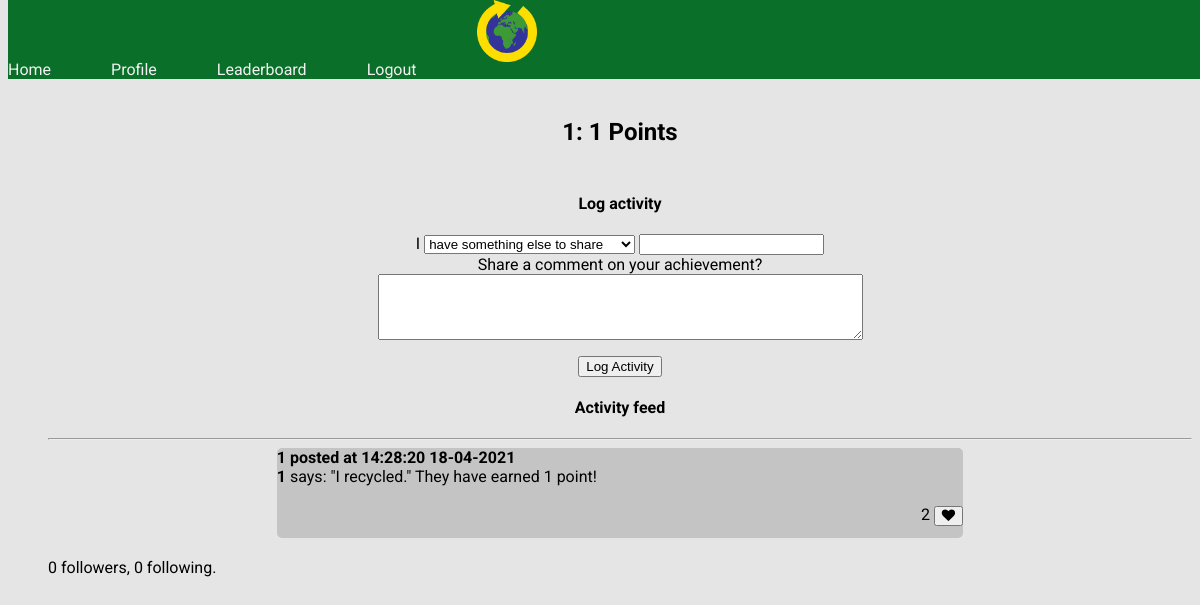
Before: /user/1 (signed in) with the older database file.
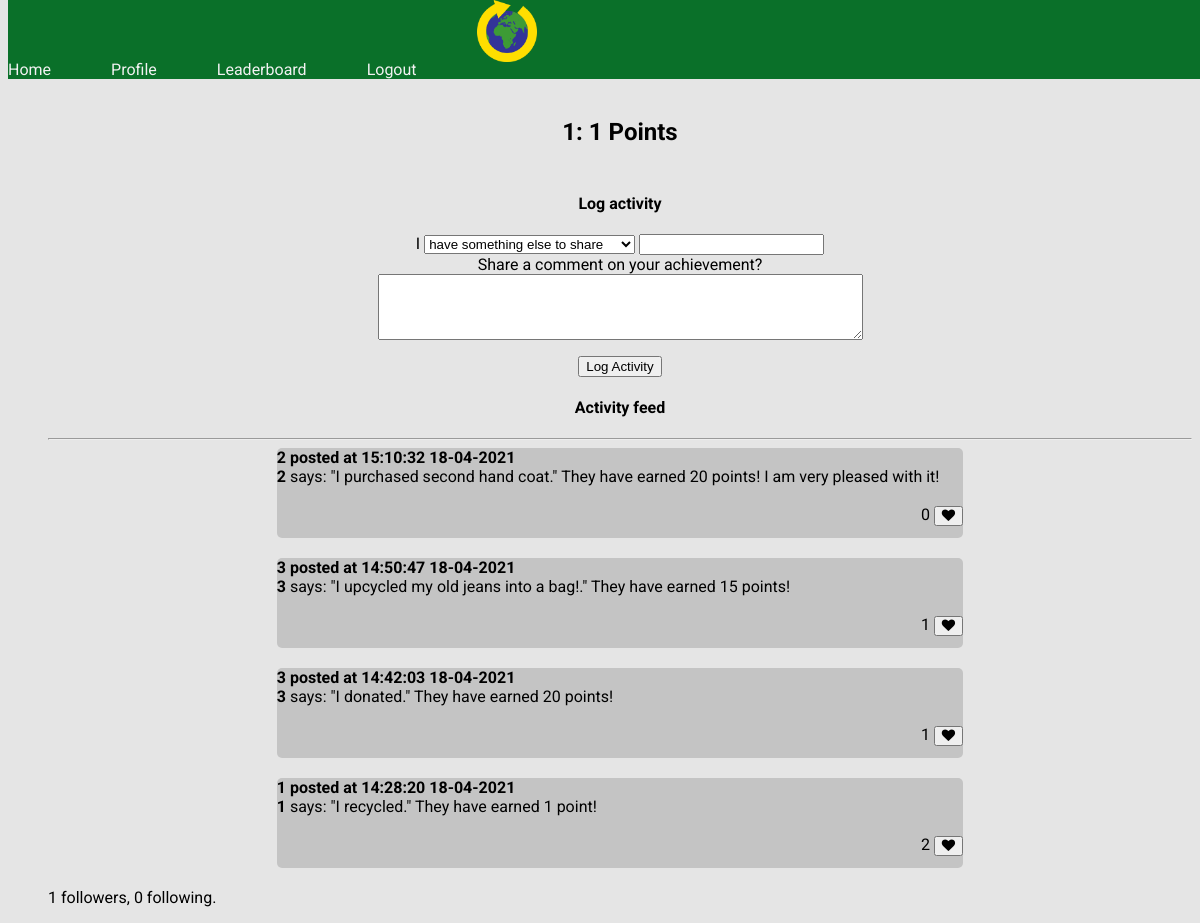
After: the same page with the newer database file.
### app/models.py (models this page shows, shortened)
class User(UserMixin, db.Model):
    id = db.Column(db.Integer, primary_key=True)
    username = db.Column(db.String(64), index=True, unique=True)
    email = db.Column(db.String(120), index=True, unique=True)
    password_hash = db.Column(db.String(128))
    posts = db.relationship('Post', backref='author', lazy='dynamic')
    points = db.Column(db.Integer, default=0)
    followed = db.relationship(
        'User', secondary=followers,
        primaryjoin=(followers.c.follower_id == id),
        secondaryjoin=(followers.c.followed_id == id),
        backref=db.backref('followers', lazy='dynamic'), lazy='dynamic')

class Post(db.Model):
    id = db.Column(db.Integer, primary_key=True)
    body = db.Column(db.String(140))
    action = db.Column(db.String(64))
    item = db.Column(db.String(64))
    timestamp = db.Column(db.String, index=True)
    user_id = db.Column(db.Integer, db.ForeignKey('user.id'))
    points = db.Column(db.Integer,default=0)
    likes = db.Column(db.Integer, default=0)

### app/routes.py (the view, shortened to what this page needs)
@app.route('/user/<username>', methods=['GET','POST'])
@login_required
def user(username):
    user = User.query.filter_by(username=username).first_or_404()
    posts = db.session.query(Post).order_by(desc(Post.id)).limit(20).all()
    form = LogActivity()
    form2 = EmptyForm()
    return render_template("user.html",user=user, posts=posts, form=form, points=user.points)

### app/forms.py
class LogActivity(FlaskForm):
    actions = {'donated':20,'recycled':1,'upcycled':15,'reused':3,'purchased second hand':20, 'completed the weekly challenge':25,'have something else to share':0}
    action = SelectField('Action:',choices=list(actions.keys()), validators=[DataRequired()])
    item = StringField()
    comment = TextAreaField('Share a comment on your achievement?')
    submit = SubmitField('Log Activity')

class EmptyForm(FlaskForm):
    submit = SubmitField('Submit')

### app/models.py (called while the page is built)
@login.user_loader
def load_user(id):
    return User.query.get(int(id))

### app/templates/user.html (shortened to what this page needs)
{% extends "base.html" %}
{% block content %}
    <h2>{{ user.username }}: {{ user.points }} Points</h2>
    <table class="aboutme">
        <tr valign="top">
            <td>
            </td>
        </tr>
    </table>
    {% if user == current_user %}
    <div class="activitylog">
    <h4>Log activity</h4>
    <form action="" method="post" novalidate>
        <p>
            I
            <select name="action">
                {% for action in form.action.choices %}
                <option value= "{{ action }}" SELECTED>{{ action }}</option>"
                {% endfor %}
            </select>
            {{ form.item(cols=32, rows=4) }}
            <br>
            {{ form.comment.label }}
            <br>
            {{ form.comment(cols=58, rows=4) }}<br>
        </p>
        <p>{{ form.submit() }}</p>
    </form>
    </div>
    {% endif %}
    <div class="activity feed">
    <h4>Activity feed</h4>
    <hr>
    {% for post in posts %}
    <a href="{{ url_for('user',username=post.author.username) }}" id="post_link">
    <div class="activitypost">
    <span id="posted info"><b> {{ post.author.username }} posted at {{ post.timestamp }}</b></span>
    <br>
    <span id="postauthor"><b>{{ post.author.username }}</b></span>
    <span id="postbody">{{ post.body }}</span>
    <br>
    <span id="postlikes"> <form action="{{ url_for('update_like', username=user.username, post_id=post.id) }}" method="POST">{{ post.likes }}
        <button><i class="fa fa-heart"></i></button>
   </form>
    </span>
    <br>
    <br>
    </div>
    {% endfor %}
    </a>
</div>
    <div class="followers">
    <p> {{ user.followers.count() }} followers, {{ user.followed.count() }} following.</p>
</div>
{% endblock %}

### app/templates/base.html (shortened to what this page needs)
<html>
    <head>
        <link rel="stylesheet" href={{ url_for('static', filename='base.css') }}>
        <link
        href="http://cdnjs.cloudflare.com/ajax/libs/font-awesome/4.3.0/css/font-awesome.css"
        rel="stylesheet"  type='text/css'>
        </head>
    <body>
        <div class="navbar">
            <img src="{{ url_for('static', filename='logo.png')}}" alt="logo" width=5%/>
            <a href="{{ url_for('index') }}">Home</a>
            {% if current_user.is_anonymous %}
            <a href="{{ url_for('login') }}">Login</a>
            {% else %}
            <a href="{{ url_for('user', username=current_user.username) }}">Profile</a>
            <a href="{{ url_for('leaderboard', username=current_user.username ) }}">Leaderboard</a>
            <a href="{{ url_for('logout') }}">Logout</a>
            {% endif %}
        </div>
        <div class="main">
        <ul>
        {% block content %}{% endblock %}
    </div>
    </body>
</html>

### app/static/base.css (style rules this page uses)
h2 { font-family: Roboto, Open Sans, sans-serif; text-align: center; }
h4 { font-family: Roboto, Open Sans, sans-serif; text-align: center; }
p { font-family: Roboto, Open Sans, sans-serif; }
a { font-family: Roboto, Open Sans, sans-serif; }
body { background-color: #E5E5E5; }
.navbar { overflow: hidden; background-color: #0a7029; position: fixed; top: 0; width: 100%; }
.navbar a { float: left; display: block; color: #f2f2f2; text-align: center; padding-top: 5%; padding-right: 5%; text-decoration: none; }
.main { margin-top: 10%; }
.activitylog { text-align:center; margin-left: auto; margin-right: auto; width: 80%; }
.activitypost { text-align:left; margin-left: auto; margin-right: auto; padding-bottom: 5px; margin-bottom: 20px; width: 60%; height: 85px; border-radius: 5px; background-color: #C4C4C4; font-family: Roboto, Open Sans, sans-serif; }
#post_link { text-decoration: none; color: black; }
.followers { font-family: Roboto, Open Sans, sans-serif; text-align: left; }
#postlikes { padding-left: 80%; text-align: right; }
.aboutme { text-align: right; margin-left:auto; margin-right: auto; }

Changed rows visible on the page:
added Post: author.username "2", timestamp "15:10:32 18-04-2021", body "says: \"I purchased second hand coat.\" They have earned 20 points! I am very pleased with it!", likes "0"
added Post: author.username "3", timestamp "14:50:47 18-04-2021", body "says: \"I upcycled my old jeans into a bag!.\" They have earned 15 points!", likes "1"
added Post: author.username "3", timestamp "14:42:03 18-04-2021", body "says: \"I donated.\" They have earned 20 points!", likes "1"
Other visible differences:
{{ user.followers.count() }}: "0" → "1"
